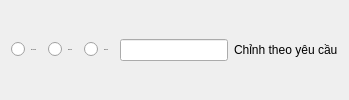
                         <widget class="QFrame" name="selectSpeet_4">
                          <layout class="QHBoxLayout" name="selectSpeet_2">
                           <item>
                            <widget class="QRadioButton" name="rdSpeedKeep">
                             <property name="sizePolicy">
                              <sizepolicy hsizetype="Fixed" vsizetype="Fixed">
                               <horstretch>0</horstretch>
                               <verstretch>0</verstretch>
                              </sizepolicy>
                             </property>
                             <property name="font">
                              <font>
                               <pointsize>-1</pointsize>
                              </font>
                             </property>
                             <property name="text">
                              <string>Giữ nguyên</string>
                             </property>
                            </widget>
                           </item>
                           <item>
                            <widget class="QRadioButton" name="rdSpeedx2">
                             <property name="sizePolicy">
                              <sizepolicy hsizetype="Fixed" vsizetype="Fixed">
                               <horstretch>0</horstretch>
                               <verstretch>0</verstretch>
                              </sizepolicy>
                             </property>
                             <property name="font">
                              <font>
                               <pointsize>-1</pointsize>
                              </font>
                             </property>
                             <property name="text">
                              <string>Nhanh x2</string>
                             </property>
                            </widget>
                           </item>
                           <item>
                            <widget class="QRadioButton" name="rdSpeedx4">
                             <property name="sizePolicy">
                              <sizepolicy hsizetype="Fixed" vsizetype="Fixed">
                               <horstretch>0</horstretch>
                               <verstretch>0</verstretch>
                              </sizepolicy>
                             </property>
                             <property name="font">
                              <font>
                               <pointsize>-1</pointsize>
                              </font>
                             </property>
                             <property name="text">
                              <string>Nhanh x4</string>
                             </property>
                            </widget>
                           </item>
                           <item>
                            <widget class="QLineEdit" name="txtSppedCustom">
                             <property name="sizePolicy">
                              <sizepolicy hsizetype="Fixed" vsizetype="Fixed">
                               <horstretch>0</horstretch>
                               <verstretch>0</verstretch>
                              </sizepolicy>
                             </property>
                            </widget>
                           </item>
                           <item>
                            <widget class="QLabel" name="label_13">
                             <property name="sizePolicy">
                              <sizepolicy hsizetype="Fixed" vsizetype="Fixed">
                               <horstretch>0</horstretch>
                               <verstretch>0</verstretch>
                              </sizepolicy>
                             </property>
                             <property name="text">
                              <string>Chỉnh theo yêu cầu</string>
                             </property>
                            </widget>
                           </item>
                          </layout>
                         </widget>
